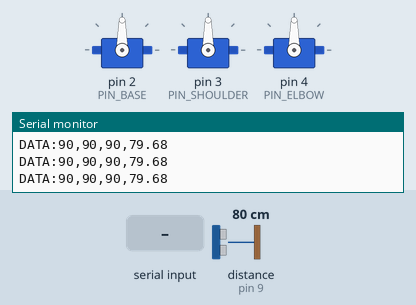
Bench run of a sketch on a simulated Arduino Uno, built with avr-gcc and run on an emulated ATmega328P. Parts: 3 × servo, the last lines printed to the serial monitor. Wiring (inferred from the names in the program): ultrasonic range finder: trigger pin 8; echo pin 9. The inputs (shaded band) are chosen by the test bench; at power-on: distance to the obstacle (sensor on pin 9) 80 cm. The echo pulse lasts 58.3 µs per cm.

Above: at 1.2 s.
1.3 s: "S:90,45,120\n" received over Serial
At 2.1 s:
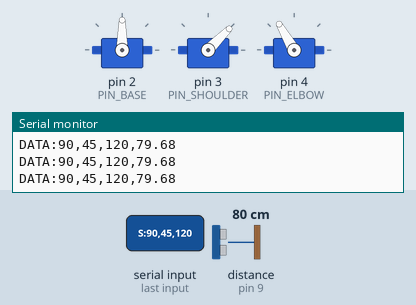
Timing chart, 0 to 4.3 s (numbered marks = the images above; inputs shaded):
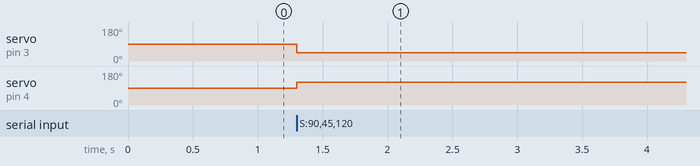

Measured:
- after the input at 1.3 s, servo on pin 3 (PIN_SHOULDER): 90° → 45° at once; servo on pin 4 (PIN_ELBOW): 90° → 120° at once

The sketch:

CalculusArmFirmware.ino
```cpp
// CalculusArmFirmware.ino
// Firmware for CalculusArm Dynamics Lab
// Handles High-Speed Serial Communication for Web Control
// Controls 3 Servos (Base, Shoulder, Elbow) and reads HC-SR04

#include <Servo.h>

// * --- PIN CONFIGURATION ---
const int PIN_BASE     = 2;
const int PIN_SHOULDER = 3;
const int PIN_ELBOW    = 4;
const int PIN_TRIG     = 8;
const int PIN_ECHO     = 9;

// * --- SERVO OBJECTS ---
Servo baseServo;
Servo shoulderServo;
Servo elbowServo;

// * --- STATE VARIABLES ---
int targetBase = 90;
int targetShoulder = 90;
int targetElbow = 90;

// * --- TIMING ---
unsigned long lastTelemetryTime = 0;
const int TELEMETRY_INTERVAL = 100; // Send data every 100ms (10Hz)

void waitForSerial() {
#if defined(ARDUINO_UNOR4_WIFI) || defined(ARDUINO_UNOR4_MINIMA)
  // Allow native USB boards to enumerate so READY isn't missed.
  unsigned long start = millis();
  while (!Serial && (millis() - start < 2000)) {
    delay(10);
  }
#endif
}

void setup() {
  // 1. Initialize Serial at high speed for smooth plotting
  Serial.begin(115200);
  waitForSerial();

  // 2. Attach Servos
  // Use wider pulse widths so SG90 servos can sweep closer to the full 0–180 range.
  baseServo.attach(PIN_BASE, 500, 2400);
  shoulderServo.attach(PIN_SHOULDER, 500, 2400);
  elbowServo.attach(PIN_ELBOW, 500, 2400);

  // 3. Move to Home Position
  updateServos();

  // 4. Initialize Sonar
  pinMode(PIN_TRIG, OUTPUT);
  pinMode(PIN_ECHO, INPUT);

  Serial.println("READY:CalculusArm");
}

void loop() {
  // 1. Handle Incoming Commands
  if (Serial.available() > 0) {
    String command = Serial.readStringUntil('\n');
    parseCommand(command);
  }

  // 2. Send Telemetry
  if (millis() - lastTelemetryTime > TELEMETRY_INTERVAL) {
    sendTelemetry();
    lastTelemetryTime = millis();
  }
}

// * Command Format: "S:90,45,120" (Set Angles)
void parseCommand(String cmd) {
  cmd.trim();
  if (cmd.startsWith("S:")) {
    // Remove "S:"
    cmd = cmd.substring(2);

    // Parse Ints
    int firstComma = cmd.indexOf(',');
    int secondComma = cmd.indexOf(',', firstComma + 1);

    if (firstComma > 0 && secondComma > 0) {
      int b = cmd.substring(0, firstComma).toInt();
      int s = cmd.substring(firstComma + 1, secondComma).toInt();
      int e = cmd.substring(secondComma + 1).toInt();

      // Constrain to safe limits (0-180)
      targetBase = constrain(b, 0, 180);
      targetShoulder = constrain(s, 0, 180);
      targetElbow = constrain(e, 0, 180);

      updateServos();
    }
  }
}

// * --- UPDATE SERVOS ---
void updateServos() {
  baseServo.write(targetBase);
  shoulderServo.write(targetShoulder);
  elbowServo.write(targetElbow);
}

// * --- SEND TELEMETRY ---
void sendTelemetry() {
  // Get Sonar Distance
  float dist = readSonar();

  // Format: DATA:Base,Shoulder,Elbow,Distance
  Serial.print("DATA:");
  Serial.print(targetBase);
  Serial.print(",");
  Serial.print(targetShoulder);
  Serial.print(",");
  Serial.print(targetElbow);
  Serial.print(",");
  Serial.println(dist);
}

// * --- READ SONAR ---
float readSonar() {
  digitalWrite(PIN_TRIG, LOW);
  delayMicroseconds(2);
  digitalWrite(PIN_TRIG, HIGH);
  delayMicroseconds(10);
  digitalWrite(PIN_TRIG, LOW);

  long duration = pulseIn(PIN_ECHO, HIGH, 10000); // 10ms timeout (~1.7m max)

  if (duration == 0) return -1.0;
  return (duration * 0.0343) / 2.0;
}
```
